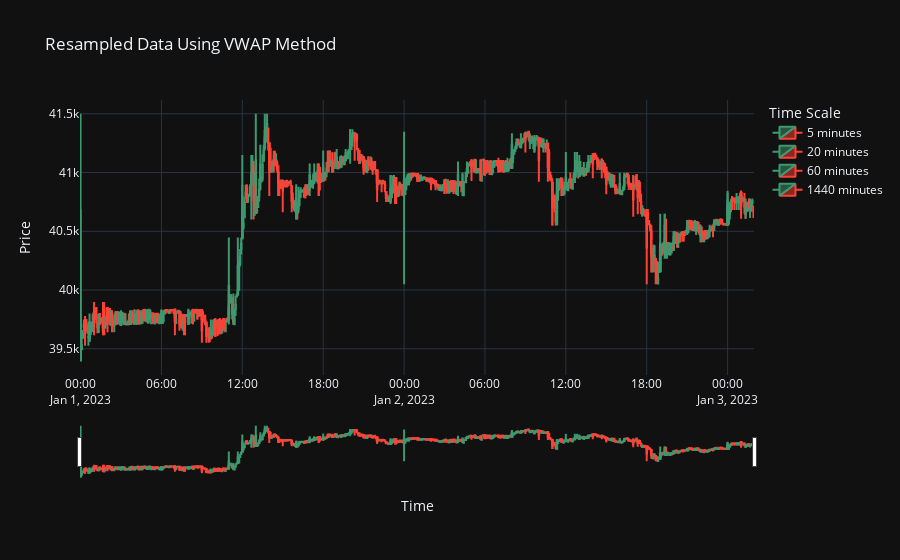

The notebook cell this image was saved under:
### Code cell
plot_candlestick_chart_plotly(nobitex_usdttmn[:3000], method='VWAP')
